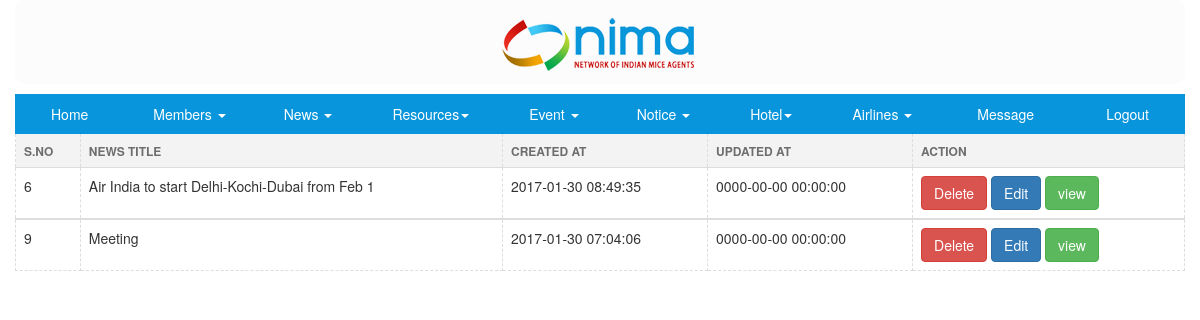
Page /admin/view-news.php (signed in) on the committed database.
### tables this page shows
CREATE TABLE IF NOT EXISTS `news` (
`id` int(11) NOT NULL,
  `title` varchar(100) NOT NULL,
  `picture` mediumtext NOT NULL,
  `message` mediumtext NOT NULL,
  `created` timestamp NOT NULL DEFAULT CURRENT_TIMESTAMP ON UPDATE CURRENT_TIMESTAMP,
  `updated` timestamp NOT NULL DEFAULT '0000-00-00 00:00:00'
);

### admin/view-news.php (the view, shortened to what this page needs)
 <!DOCTYPE html>
 <html><head>
  <link rel="stylesheet" href="../css/bootstrap.min.css" type="text/css" />
</head>
<body>
<div class="container"><?php  include "head.php";?></div>
<div class="container">
<table width="90%" align="center" class="table table-strid table-hover ">
    <thead class="ba">
   <tr>
     <td ><label class="ba">S.No</label></td>
     <td ><label class="ba">News Title</label></td>
     <td ><label class="ba">Created At</label></td>
     <td><label class="ba">Updated At</label></td>
     <td ><label class="ba">Action</label></td>
   </tr>
  </thead>
   <?php
   $SQL = "SELECT * FROM news ORDER BY id";
	$rs = mysql_query($SQL) or die(mysql_error());
while ($row = mysql_fetch_array($rs)){
		$id     = $row['id'];
		$title   = $row['title'];
		$created = $row['created'];
		$updated = $row['updated'];
?>
  <tbody>
   <tr>
     <td ><?php echo $id ?></td>
     <td ><?php echo $title ?></td>
     <td ><?php echo $created ?></td>
     <td><?php echo $updated ?></td>
     <td ><a style="text-decoration:none" href="delete-news.php?delete=<?php echo $id;?>"><button type='button' class='btn btn-danger'>Delete</button></a>
<a style="text-decoration:none" href="edit-news.php?edit=<?php echo $id;?>" ><button type='button' class='btn btn-primary'>Edit</button></a>
<a style="text-decoration:none" href="showall-news.php?view=<?php echo $id;?>"><button type='button' class='btn btn-success'>view</button></a>
	 </td>
   </tr><?php } ?></tbody>
    </table>
</div>
 </body>
 </html>

### admin/view-news.php (style rules this page uses)
.ba { border-radius:1px; background-color:#f3f3f3;line-height:0px; text-transform:uppercase; padding:0px;color:#6d6d6d;font-size:12px; }
.container td { border:1px dashed #ddd; }

### admin/head.php (style rules this page uses)
a { color:#FFFFFF; }
.container { padding-left:0px; padding-right:0px; }

### rows in the picture
news: id "6", title "Air India to start Delhi-Kochi-Dubai from Feb 1", created "2017-01-30 08:49:35", updated "0000-00-00 00:00:00"
news: id "9", title "Meeting", created "2017-01-30 07:04:06", updated "0000-00-00 00:00:00"
